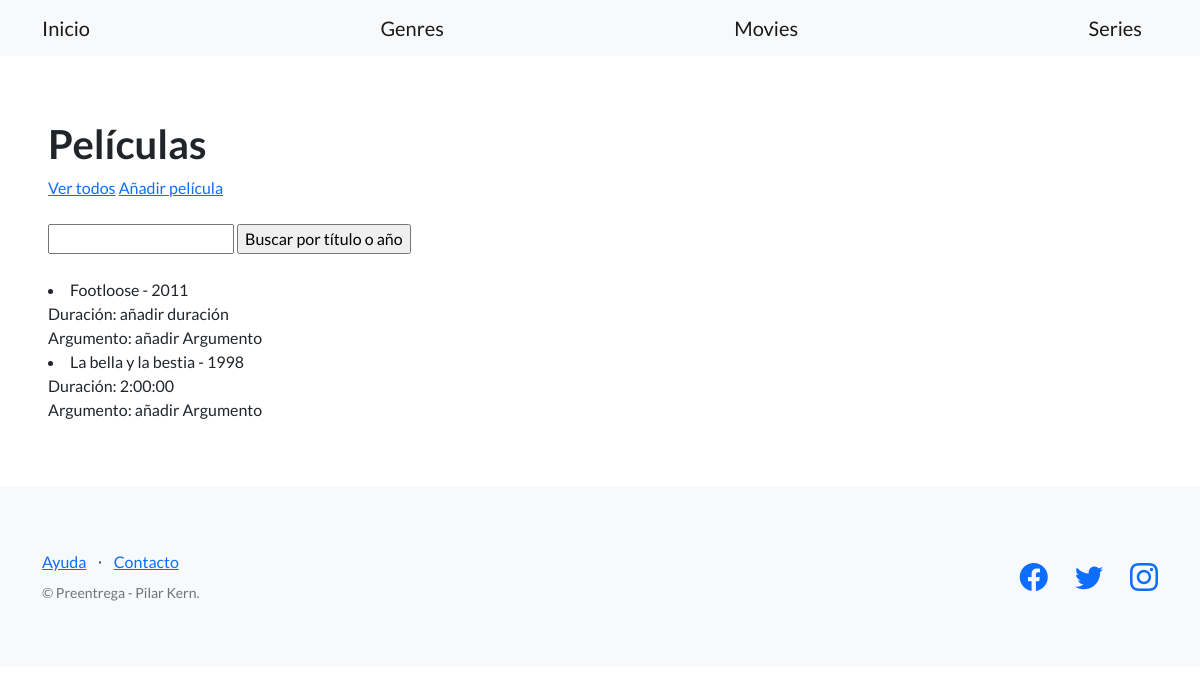
The app's page /entretenimiento/movies/, older data.
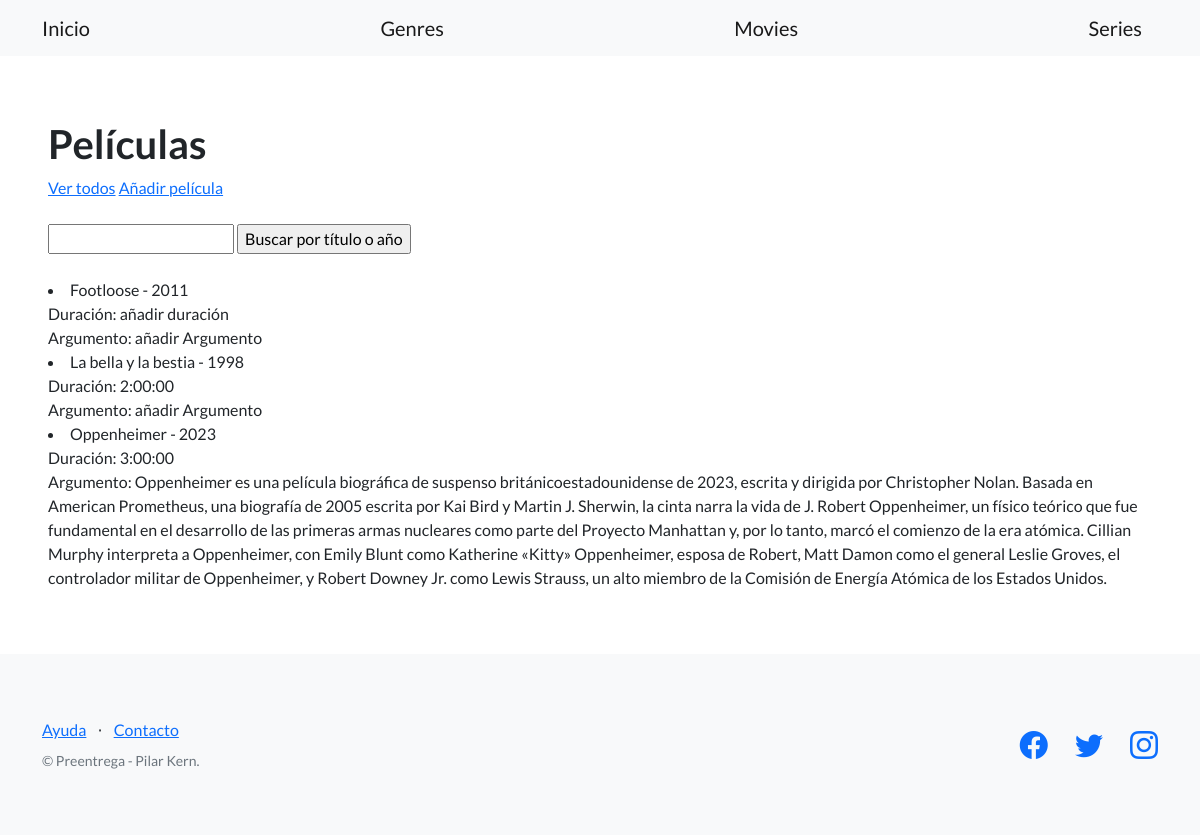
The same page, newer data.
### control_blog/models.py (models this page shows, shortened)
class Movie(models.Model):
    title = models.CharField(max_length=256)
    length = models.DurationField(blank=True, null=True)
    release_year = models.IntegerField()
    plot = models.TextField(blank=True, null=True)

### control_blog/views.py (the view)
# urls.py: path('movies/', list_movies, name='movies_list'),
def list_movies(request):
    contexto = {'movies': Movie.objects.all()}
    http_response = render(
        request=request,
        template_name='control_blog/movies_list.html',
        context=contexto
    )
    return http_response

### control_blog/templates/control_blog/movies_list.html (shortened to what this page needs)
{% extends 'base.html' %}
{% block contenido %}
    <h1>Películas</h1>
    <a href="{% url 'movies_list' %}">Ver todos</a>
    <a href="{% url 'new_movie' %}">Añadir película</a>
    <br><br>
    <form action="{% url 'search_movies' %}" method="post">
        <input type="text" name="busqueda">
        <input type="submit" value="Buscar por título o año">
      </form>
      <br>
    {% for movie in movies %}
  <li>
    {{ movie.title }} - {{movie.release_year}}<br>
    {% if movie.length == none %}
    Duración: añadir duración
    {% else %}
    Duración: {{movie.length}}
    {% endif %}
    <br>
    {% if movie.plot == '' %}
    Argumento: añadir Argumento
    {% else %}
    Argumento: {{movie.plot}}
    {% endif %}
  </li>
{% endfor %}
{% endblock contenido %}

Row changes from the older to the newer data that the page shows:
added Movie: title "Oppenheimer", release_year "2023", length "3:00:00", plot "Oppenheimer es una película biográfica de suspenso británicoestadounidense de 2023, escrita y dirigida por Christopher Nolan. Basada en American Prometheus, una biografía de 2005 escrita por Kai Bird y Martin J. Sherwin, la cinta narra la vida de J. Robert Oppenheimer, un físico teórico que fue fundamental en el desarrollo de las primeras armas nucleares como parte del Proyecto Manhattan y, por lo tanto, marcó el comienzo de la era atómica. Cillian Murphy interpreta a Oppenheimer, con Emily Blunt como Katherine «Kitty» Oppenheimer, esposa de Robert, Matt Damon como el general Leslie Groves, el controlador militar de Oppenheimer, y Robert Downey Jr. como Lewis Strauss, un alto miembro de la…"
